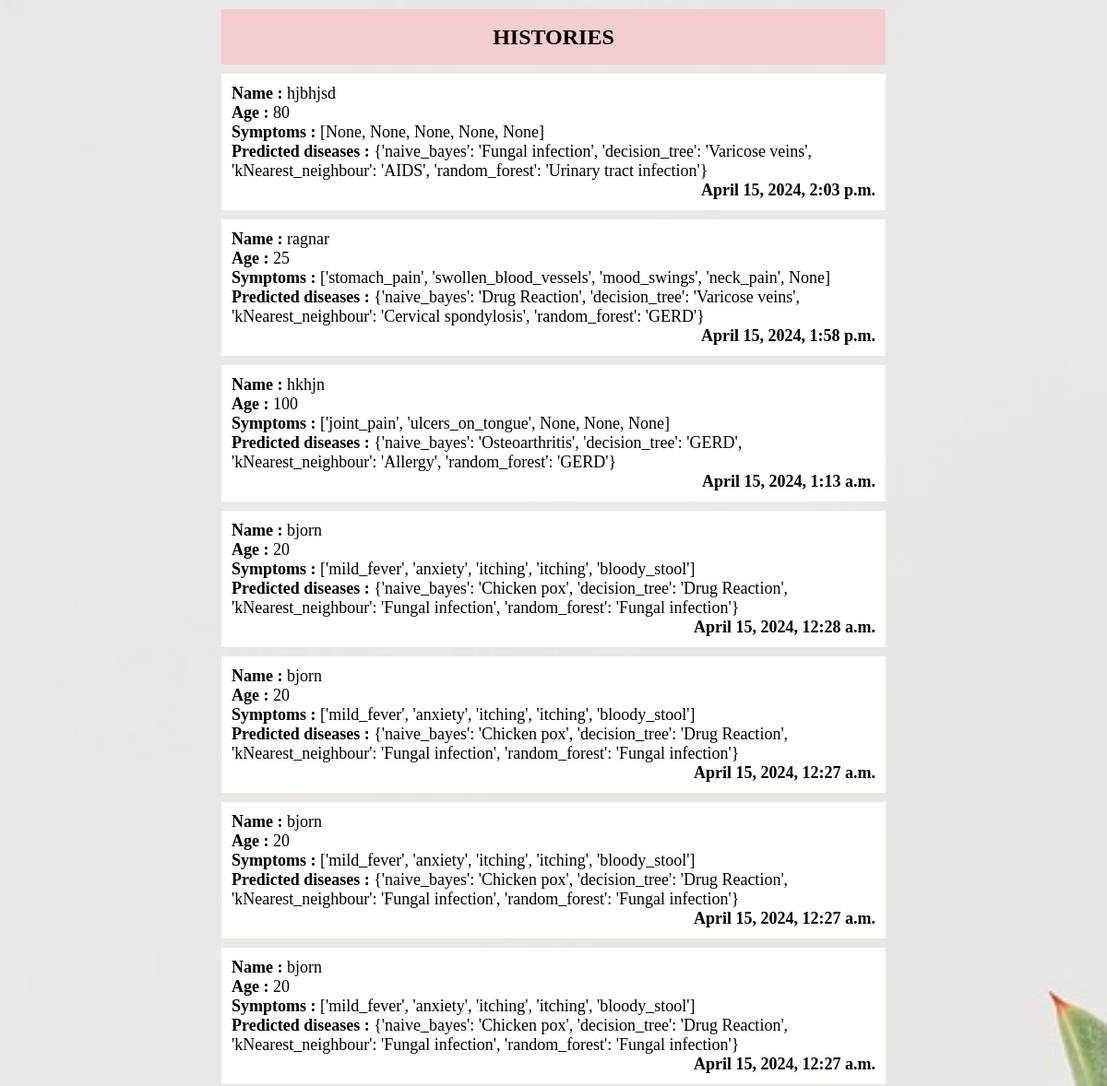
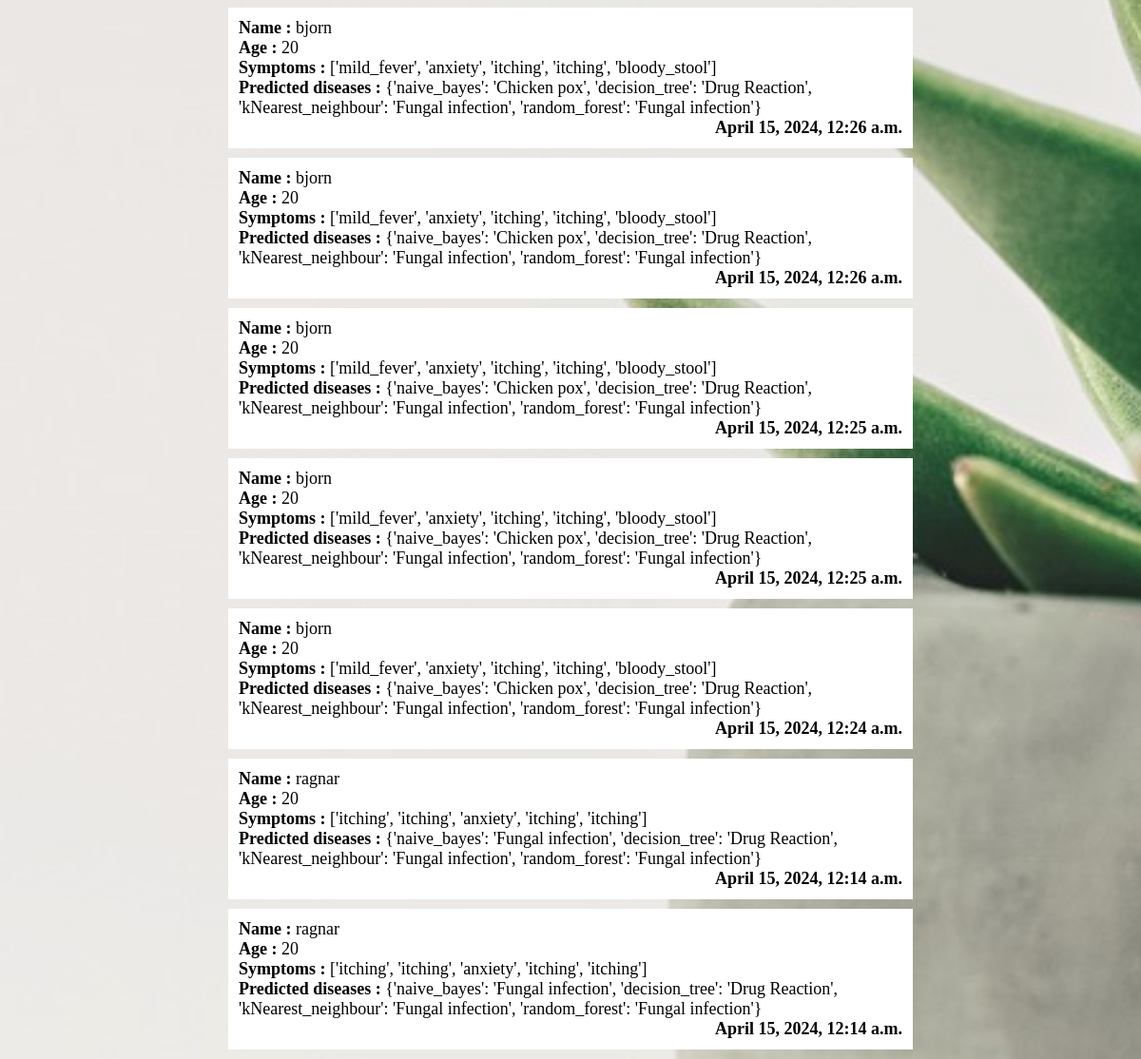
The page /history/ on the database as committed earlier (2 pictures, top to bottom).
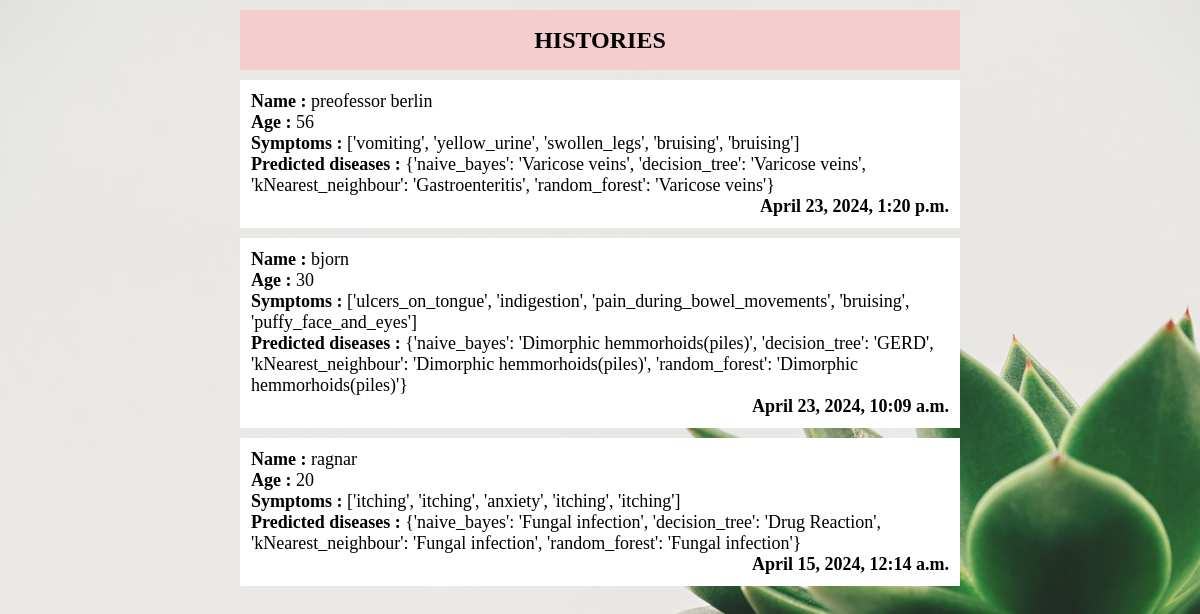
The same page on the database as committed later.
### predict/models.py (models this page shows, shortened)
class History(models.Model):
    name = models.CharField(max_length=100,null=False,blank=False)
    age = models.IntegerField(null=False,blank=False)
    symptoms = models.TextField()
    predicted_disease = models.TextField()
    timestamp = models.DateTimeField(auto_now_add=True)

### predict/views.py (the view)
# urls.py: path('history/',printHistory,name='history'),
def printHistory(request):
    histories = History.objects.all().order_by('-timestamp')
    return render(request,'history.html',{'histories':histories})

### templates/history.html (shortened to what this page needs)
<!DOCTYPE html>
{% load static %}
<html lang="en">
  <head>
  </head>
  <body>
    <div class="history_list">
      <div class="heading"><h2>HISTORIES</h2></div>
      {% for history in histories %}
      <div class="history">
        <div class="name"><b>Name :</b> {{history.name}}</div>
        <div class="age"><b>Age : </b>{{history.age}}</div>
        <div class="symptoms"><b>Symptoms :</b> {{history.symptoms}}</div>
        <div class="prediction">
          <b>Predicted diseases :</b> {{history.predicted_disease}}
        </div>
        <div class="timestamp"><b>{{history.timestamp}}</b></div>
      </div>
      {% endfor %}
    </div>
  </body>
</html>

Rows that differ between the two databases and show on the page:
removed History: name "hjbhjsd", age "80", symptoms "[None, None, None, None, None]", predicted_disease "{'naive_bayes': 'Fungal infection', 'decision_tree': 'Varicose veins', 'kNearest_neighbour': 'AIDS', 'random_forest': 'Urinary tract infection'}", timestamp "April 15, 2024, 2:03 p.m."
removed History: name "ragnar", age "25", symptoms "['stomach_pain', 'swollen_blood_vessels', 'mood_swings', 'neck_pain', None]", predicted_disease "{'naive_bayes': 'Drug Reaction', 'decision_tree': 'Varicose veins', 'kNearest_neighbour': 'Cervical spondylosis', 'random_forest': 'GERD'}", timestamp "April 15, 2024, 1:58 p.m."
removed History: name "hkhjn", age "100", symptoms "['joint_pain', 'ulcers_on_tongue', None, None, None]", predicted_disease "{'naive_bayes': 'Osteoarthritis', 'decision_tree': 'GERD', 'kNearest_neighbour': 'Allergy', 'random_forest': 'GERD'}", timestamp "April 15, 2024, 1:13 a.m."
removed History: name "bjorn", age "20", symptoms "['mild_fever', 'anxiety', 'itching', 'itching', 'bloody_stool']", predicted_disease "{'naive_bayes': 'Chicken pox', 'decision_tree': 'Drug Reaction', 'kNearest_neighbour': 'Fungal infection', 'random_forest': 'Fungal infection'}", timestamp "April 15, 2024, 12:28 a.m."
removed History: name "bjorn", age "20", symptoms "['mild_fever', 'anxiety', 'itching', 'itching', 'bloody_stool']", predicted_disease "{'naive_bayes': 'Chicken pox', 'decision_tree': 'Drug Reaction', 'kNearest_neighbour': 'Fungal infection', 'random_forest': 'Fungal infection'}", timestamp "April 15, 2024, 12:27 a.m."
removed History: name "bjorn", age "20", symptoms "['mild_fever', 'anxiety', 'itching', 'itching', 'bloody_stool']", predicted_disease "{'naive_bayes': 'Chicken pox', 'decision_tree': 'Drug Reaction', 'kNearest_neighbour': 'Fungal infection', 'random_forest': 'Fungal infection'}", timestamp "April 15, 2024, 12:27 a.m."
removed History: name "bjorn", age "20", symptoms "['mild_fever', 'anxiety', 'itching', 'itching', 'bloody_stool']", predicted_disease "{'naive_bayes': 'Chicken pox', 'decision_tree': 'Drug Reaction', 'kNearest_neighbour': 'Fungal infection', 'random_forest': 'Fungal infection'}", timestamp "April 15, 2024, 12:27 a.m."
removed History: name "bjorn", age "20", symptoms "['mild_fever', 'anxiety', 'itching', 'itching', 'bloody_stool']", predicted_disease "{'naive_bayes': 'Chicken pox', 'decision_tree': 'Drug Reaction', 'kNearest_neighbour': 'Fungal infection', 'random_forest': 'Fungal infection'}", timestamp "April 15, 2024, 12:26 a.m."
removed History: name "bjorn", age "20", symptoms "['mild_fever', 'anxiety', 'itching', 'itching', 'bloody_stool']", predicted_disease "{'naive_bayes': 'Chicken pox', 'decision_tree': 'Drug Reaction', 'kNearest_neighbour': 'Fungal infection', 'random_forest': 'Fungal infection'}", timestamp "April 15, 2024, 12:26 a.m."
removed History: name "bjorn", age "20", symptoms "['mild_fever', 'anxiety', 'itching', 'itching', 'bloody_stool']", predicted_disease "{'naive_bayes': 'Chicken pox', 'decision_tree': 'Drug Reaction', 'kNearest_neighbour': 'Fungal infection', 'random_forest': 'Fungal infection'}", timestamp "April 15, 2024, 12:25 a.m."
removed History: name "bjorn", age "20", symptoms "['mild_fever', 'anxiety', 'itching', 'itching', 'bloody_stool']", predicted_disease "{'naive_bayes': 'Chicken pox', 'decision_tree': 'Drug Reaction', 'kNearest_neighbour': 'Fungal infection', 'random_forest': 'Fungal infection'}", timestamp "April 15, 2024, 12:25 a.m."
removed History: name "bjorn", age "20", symptoms "['mild_fever', 'anxiety', 'itching', 'itching', 'bloody_stool']", predicted_disease "{'naive_bayes': 'Chicken pox', 'decision_tree': 'Drug Reaction', 'kNearest_neighbour': 'Fungal infection', 'random_forest': 'Fungal infection'}", timestamp "April 15, 2024, 12:24 a.m."
removed History: name "ragnar", age "20", symptoms "['itching', 'itching', 'anxiety', 'itching', 'itching']", predicted_disease "{'naive_bayes': 'Fungal infection', 'decision_tree': 'Drug Reaction', 'kNearest_neighbour': 'Fungal infection', 'random_forest': 'Fungal infection'}", timestamp "April 15, 2024, 12:14 a.m."
added History: name "preofessor berlin", age "56", symptoms "['vomiting', 'yellow_urine', 'swollen_legs', 'bruising', 'bruising']", predicted_disease "{'naive_bayes': 'Varicose veins', 'decision_tree': 'Varicose veins', 'kNearest_neighbour': 'Gastroenteritis', 'random_forest': 'Varicose veins'}", timestamp "April 23, 2024, 1:20 p.m."
added History: name "bjorn", age "30", symptoms "['ulcers_on_tongue', 'indigestion', 'pain_during_bowel_movements', 'bruising', 'puffy_face_and_eyes']", predicted_disease "{'naive_bayes': 'Dimorphic hemmorhoids(piles)', 'decision_tree': 'GERD', 'kNearest_neighbour': 'Dimorphic hemmorhoids(piles)', 'random_forest': 'Dimorphic hemmorhoids(piles)'}", timestamp "April 23, 2024, 10:09 a.m."
